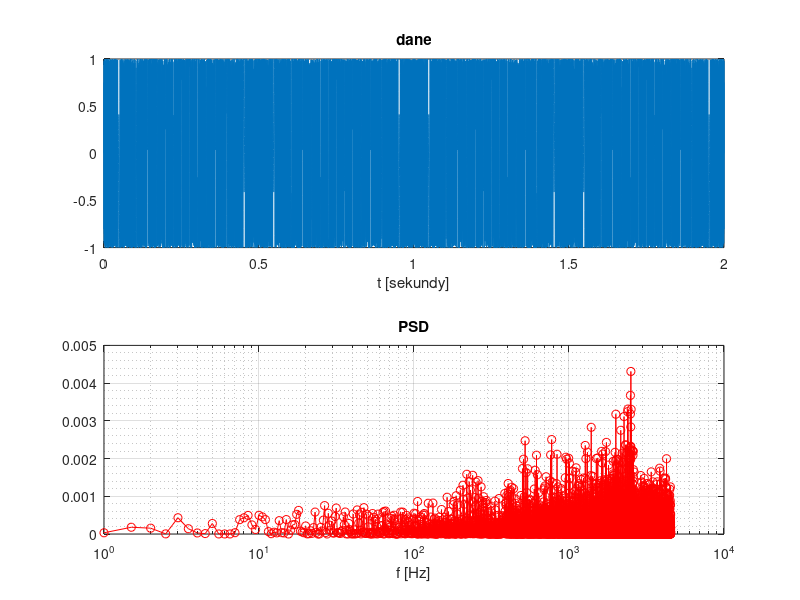

MATLAB code for this plot:
% Przedmiot: Techniki Obliczeniowe 
% Kierunek studiów: Mechatronika 
% Semestr: 2
% Rok akademicki: 2019/2020
% Data <<14-06-2020>>
%
% Imię:             <<Adrian>>
% Nazwisko:         <<Kuziel>>
% Numer albumu ZUT: <<ka46754 >>

% Obliczanie PSD z pomocą FFT
% Czytanie wartości y, 
% rekonstrukcja wartości x.
%[y, fs] = audioread('data/labrador-barking-daniel_simon.wav');

fsignal = 350; % częstotliwość sygnału, Hz
fs = 8.23*pi * fsignal;

t1 = 0.0; % początek, czas w sekundach
t2 = 2.0; % koniec, czas w sekundach
N_SAMPLES = (t2 - t1) * fs;
t = linspace(t1, t2, N_SAMPLES);
b=(2*pi*t);
xm=sin(b);
ff=abs(xm);
f=fs*ff;
y = sin(2 * pi * f );
y = y.';

% Tylko 1 kanał
%
 y = y(:,1);

%sound(y, fs);

N = length(y);
Delta = 1 ./ fs; 
x = (0:(N-1))' .* Delta;

% Rysowanie danych wejściowych
%
figure(1);
clf;
subplot(2, 1, 1); 
plot(x,y); 
title('dane'); 
xlabel('t [sekundy]')

% Jawne utworzenie skali częstotliwości.
%
f = (-N/2:N/2)' ./ (N .* Delta);

% Szybka transformacja Fouriera,
% mnożenie przez Delta jest konieczne
% jeżeli chcemy mieć dobre jednoski fizyczne.
%
F = fft(y) .* Delta;

% Przetasowanie wyników tak, aby przebiegały
% od najmniejszej wartości f, a nie od zera.
% Inaczej trochę dla parzystych/nieparzystych N.
%
if mod(N,2) == 0
  F = fftshift(F); % parzyste N
  F = [F; F(1) ]; 
else
  F = [F; F(1) ];  % nieparzyste N
  F = fftshift(F);
end

% PSD liczymy według wzoru:
%
%   p  = abs(F).^2 + abs(flipud(F)).^2;
%
% Poniżej jest nieco szybszy sposób obliczenia
% dający te same wyniki.
%
p  = 2.0*abs(F).^2;

% Zostawiamy tylko PSD dla wartości dodatnich f.
% To samo robimy ze skalą częstotliwości f.
%
p  = p(f >= 0);
pf = f(f >= 0);

% Rysujemy PSD po transformacji.
%
subplot(2, 1, 2); 
semilogx(pf, p, '-ro'); 
title('PSD'); 
xlabel('f [Hz]'); 
xlim([1, 10000]);
grid on;
grid minor;
